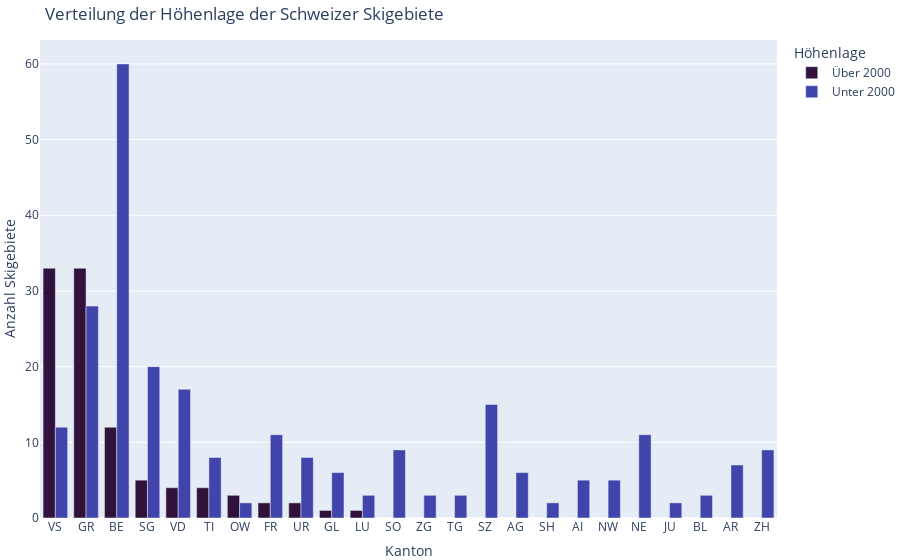

The code cell stored with this chart in its notebook:
### Markdown cell above
Create chart

### Code cell
fig_bar = px.bar(df_Kanton_Höhe, 
             x='Kanton', 
             y = ["Über 2000","Unter 2000"],
             title="Verteilung der Höhenlage der Schweizer Skigebiete", 
             height=500,
             barmode='group',
             labels={'Kanton':'Kanton', 'value': 'Anzahl Skigebiete'},
                 color_discrete_sequence=px.colors.sequential.Turbo
)

fig_bar.update_layout(margin={"r":0,"t":40,"l":0,"b":0},
                  showlegend = True,
                  legend=dict(title="Höhenlage",))


fig_bar.show()

### Figure 1 — Plotly figure (JSON) as saved in the notebook; plotly's stock layout.template omitted (floating-point values rounded to 4 significant figures)
{"data": [{"alignmentgroup": "True", "hovertemplate": "variable=Über 2000<br>Kanton=%{x}<br>Anzahl Skigebiete=%{y}<extra></extra>", "legendgroup": "Über 2000", "marker": {"color": "#30123b", "pattern": {"shape": ""}}, "name": "Über 2000", "offsetgroup": "Über 2000", "orientation": "v", "showlegend": true, "textposition": "auto", "type": "bar", "x": ["VS", "GR", "BE", "SG", "VD", "TI", "OW", "FR", "UR", "GL", "LU", "SO", "ZG", "TG", "SZ", "AG", "SH", "AI", "NW", "NE", "JU", "BL", "AR", "ZH"], "xaxis": "x", "y": [33, 33, 12, 5, 4, 4, 3, 2, 2, 1, 1, 0, 0, 0, 0, 0, 0, 0, 0, 0, 0, 0, 0, 0], "yaxis": "y"}, {"alignmentgroup": "True", "hovertemplate": "variable=Unter 2000<br>Kanton=%{x}<br>Anzahl Skigebiete=%{y}<extra></extra>", "legendgroup": "Unter 2000", "marker": {"color": "#4145ab", "pattern": {"shape": ""}}, "name": "Unter 2000", "offsetgroup": "Unter 2000", "orientation": "v", "showlegend": true, "textposition": "auto", "type": "bar", "x": ["VS", "GR", "BE", "SG", "VD", "TI", "OW", "FR", "UR", "GL", "LU", "SO", "ZG", "TG", "SZ", "AG", "SH", "AI", "NW", "NE", "JU", "BL", "AR", "ZH"], "xaxis": "x", "y": [12, 28, 60, 20, 17, 8, 2, 11, 8, 6, 3, 9, 3, 3, 15, 6, 2, 5, 5, 11, 2, 3, 7, 9], "yaxis": "y"}], "layout": {"autosize": true, "barmode": "group", "legend": {"title": {"text": "Höhenlage"}, "tracegroupgap": 0}, "margin": {"b": 0, "l": 0, "r": 0, "t": 40}, "showlegend": true, "title": {"text": "Verteilung der Höhenlage der Schweizer Skigebiete"}, "xaxis": {"anchor": "y", "autorange": true, "domain": [0, 1], "range": [-0.5, 23.5], "title": {"text": "Kanton"}, "type": "category"}, "yaxis": {"anchor": "x", "autorange": true, "domain": [0, 1], "range": [0, 63.16], "title": {"text": "Anzahl Skigebiete"}, "type": "linear"}}}
